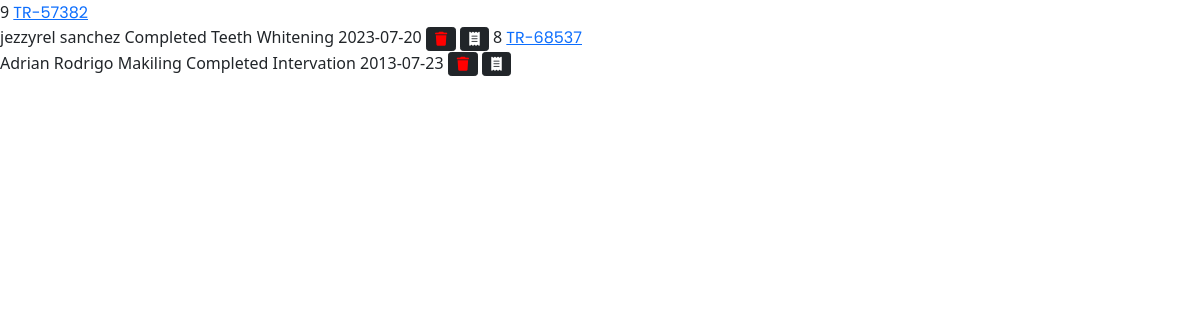
Screenshot of /client/php/p_transaction_data.php with the database file from the repository.
### tables this page shows
CREATE TABLE `patient_transaction` (
  `id` int(11) NOT NULL,
  `transac_no` varchar(255) NOT NULL,
  `status` varchar(255) NOT NULL,
  `name` varchar(255) NOT NULL,
  `patient_name` varchar(255) NOT NULL,
  `procedures` varchar(255) NOT NULL,
  `session_time` varchar(255) NOT NULL,
  `session_date` date NOT NULL
);

### client/php/p_transaction_data.php (the view, shortened to what this page needs)
<head>
  <link rel="stylesheet" href="../css/style.css">
  <link href="https://cdn.jsdelivr.net/npm/bootstrap@5.0.2/dist/css/bootstrap.min.css" rel="stylesheet">
  <link rel="stylesheet" href="https://cdnjs.cloudflare.com/ajax/libs/font-awesome/6.0.0/css/all.min.css">
</head>
<body>
  <tbody>
    <?php
    require '../../connection/connection.php';
    $selectquery = "SELECT * FROM patient_transaction ORDER BY ID DESC";
    $result = mysqli_query($con, $selectquery);
    while ($row = mysqli_fetch_assoc($result)) {
      $id = $row['id'];
      $transac_no = $row['transac_no'];
      $status = $row['status'];
      $patient_name = $row['patient_name'];
      $procedures = $row['procedures'];
      $dateTime = $row['session_date'];
      echo '
          <tbody>
            <tr class="centered-row">
              <th scope ="row">' . $id . '</td>
              <td> <a href="">' . $transac_no .  '</a><br>
              ' . $patient_name .  '</td>
              <td> ' . $status . '</td>
              <td> ' . $procedures . '</td>
              <td> ' . $dateTime . '</td>
              <td> <a href="../php/p_transaction_data.php? deleteid=' . $id . '"><button class="btn btn-dark btn-flat btn-addon btn-sm m-b-10 m-l-5"><i class="fa-solid fa-trash" style="color:red;"></i></button></a>
              <a href="../php/p_transaction_receipt.php? receiptid=' . $id . '"><button class="btn btn-dark btn-flat btn-addon btn-sm m-b-10 m-l-5"><i class="fa-solid fa-receipt"></i></button></a>
              </td>
    ';
    }
    ?>
  </tbody>
</body>

### client/css/style.css (style rules this page uses)
* { margin: 0; padding: 0; box-sizing: border-box; font-family: var(--body-font); }
body { overflow: hidden; }

### rows the page displays
patient_transaction: id "9", transac_no "TR-57382", patient_name "jezzyrel sanchez", status "Completed", procedures "Teeth Whitening", session_date "2023-07-20"
patient_transaction: id "8", transac_no "TR-68537", patient_name "Adrian Rodrigo Makiling", status "Completed", procedures "Intervation", session_date "2013-07-23"
